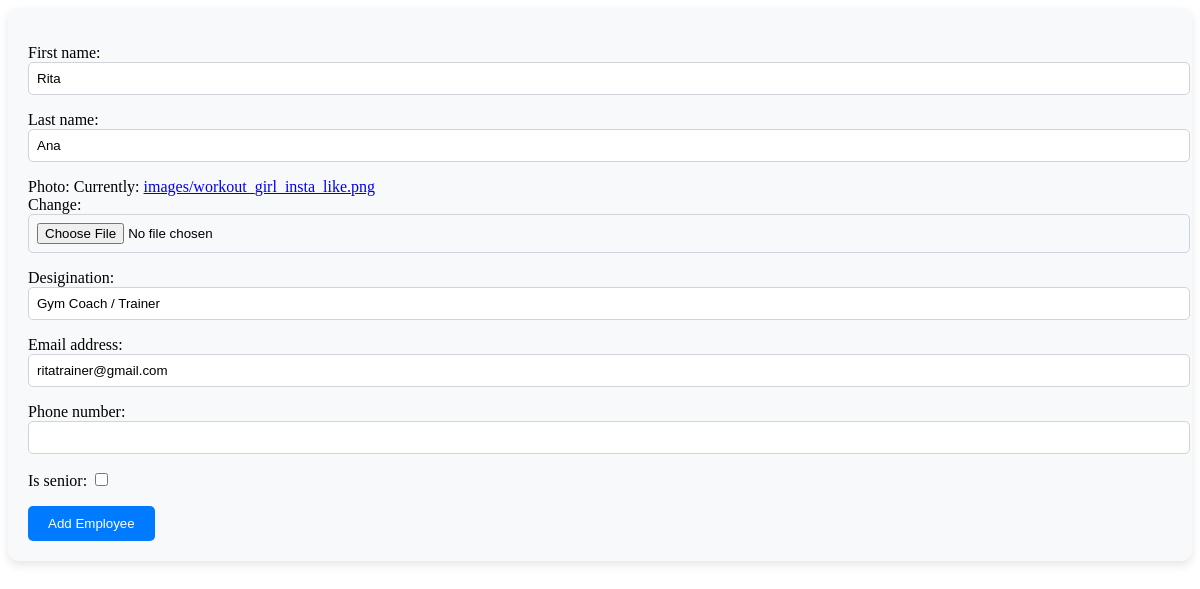
Page /employees/edit/9/ on the earlier database version.
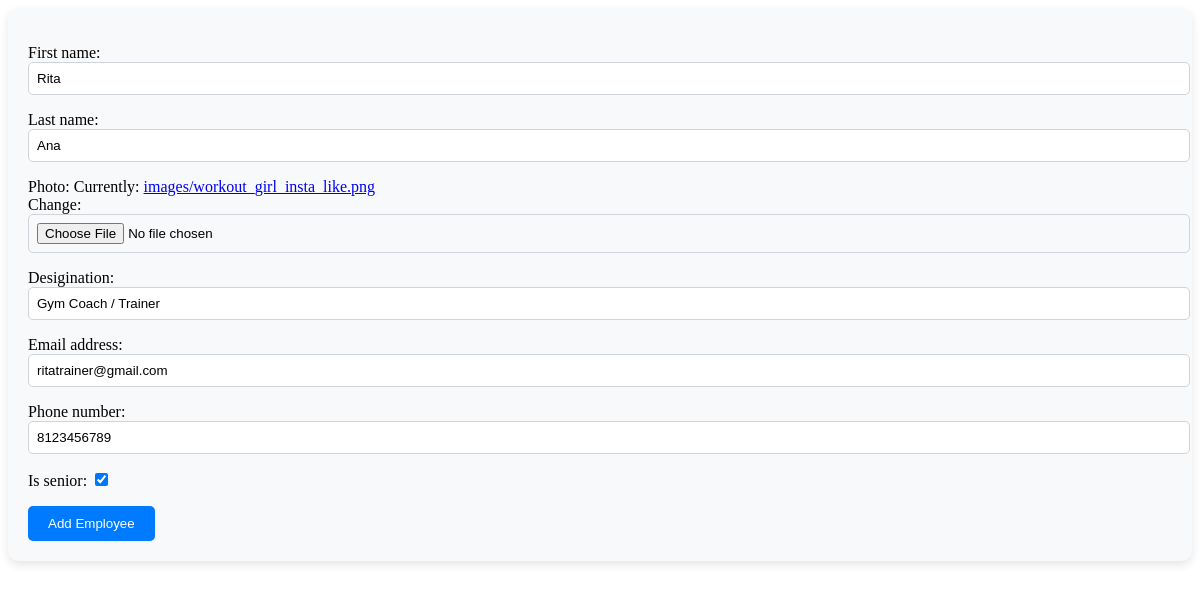
Same page on the later database version.
### testapp/models.py (models this page shows, shortened)
class Employee(models.Model):
    first_name = models.CharField(max_length=100)
    last_name = models.CharField(max_length=100)
    photo = models.ImageField(upload_to='images')
    desigination = models.CharField(max_length=100)
    email_address= models.EmailField(max_length=100, unique=True)
    phone_number = models.CharField(max_length=12, blank=True)  # Optional --> blank=True
    created_at = models.DateTimeField(auto_now_add=True)  # Store current time when the record is created
    updated_at = models.DateTimeField(auto_now=True)  # Store current time when the record is updated
    is_senior = models.BooleanField(default=False)

### testapp/views.py (the view)
# urls.py: path('edit/<int:pk>/', views.edit_employee_view, name='edit_employee'),
def edit_employee_view(request, pk):
    employee = get_object_or_404(Employee, pk=pk)
    if request.method =='POST':
        form = EmployeeForm(request.POST, request.FILES, instance=employee)
        if form.is_valid():
            form.save()
            messages.success(request, 'Employee updated successfully')
            return redirect('/')  # Redirect to the home page after sucessfull POST
    else:
        form = EmployeeForm(instance=employee)
    context = {'form': form, 'employee': employee}
    return render(request, 'testapp/add_employee.html', context)

### testapp/forms.py
class EmployeeForm(forms.ModelForm):
    class Meta:
        model = Employee
        fields = '__all__'

### templates/testapp/add_employee.html (shortened to what this page needs)
<!DOCTYPE html>
{% load static %}
<link rel="stylesheet" href="{% static 'css/style.css' %}">
<html lang="en">
<head>
</head>
<body>
    <form method="POST" enctype="multipart/form-data">
    {{ form.as_p }}
    <button type="submit" class="btn btn-success btn-lg w-100">Add Employee</button>
</form>
</body>
</html>

Differences in the rows shown:
changed Employee "Rita": phone_number (not shown) → "8123456789"; is_senior "☐" → "☑"
